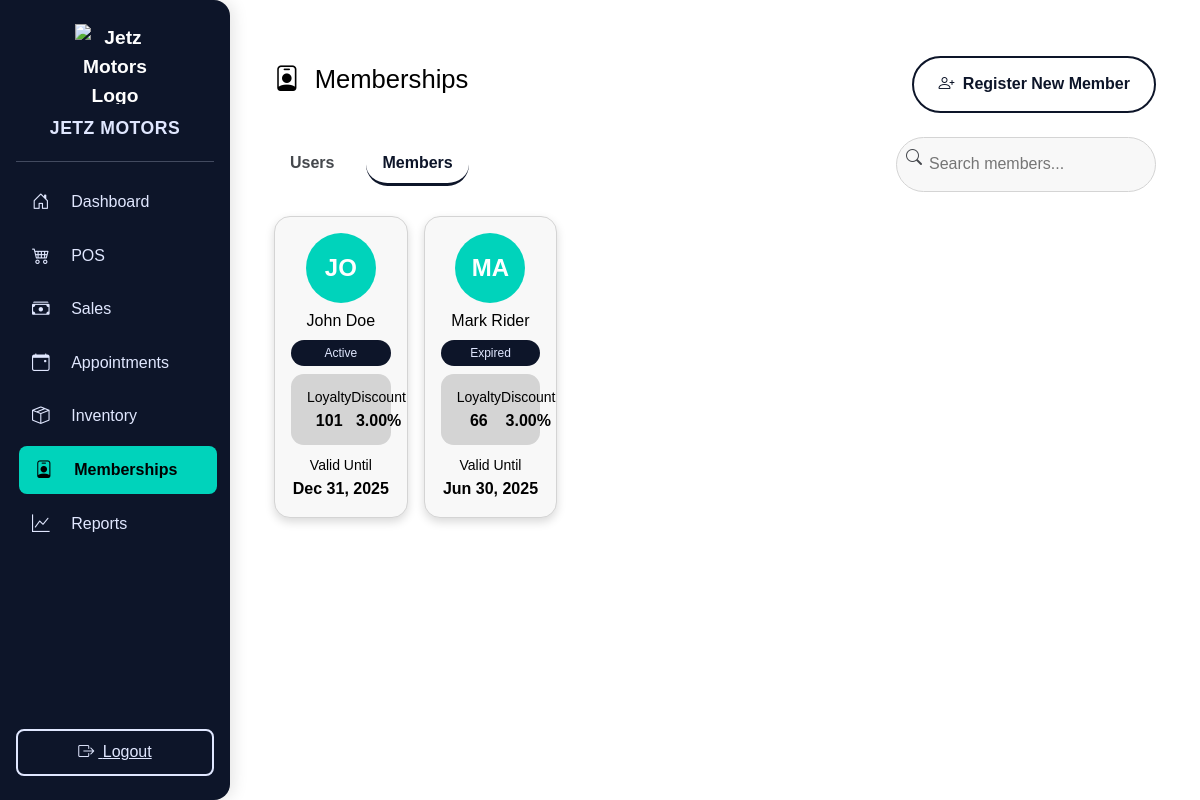
The page /admin/index.php?page=memberships (signed in) on the database its author committed.
### tables this page shows
CREATE TABLE `memberships` (
  `id` int(11) NOT NULL,
  `user_id` int(11) NOT NULL,
  `membership_id` varchar(50) NOT NULL,
  `discount_rate` decimal(5,2) DEFAULT 3.00,
  `start_date` date NOT NULL,
  `end_date` date NOT NULL,
  `status` enum('Active','Expired') DEFAULT 'Active',
  `created_at` timestamp NOT NULL DEFAULT current_timestamp()
);

CREATE TABLE `users` (
  `id` int(11) NOT NULL,
  `first_name` varchar(50) DEFAULT NULL,
  `middle_initial` char(1) DEFAULT NULL,
  `last_name` varchar(50) DEFAULT NULL,
  `suffix` varchar(10) DEFAULT NULL,
  `name` varchar(100) NOT NULL,
  `email` varchar(100) DEFAULT NULL,
  `phone` varchar(20) DEFAULT NULL,
  `address` text DEFAULT NULL,
  `password` varchar(255) NOT NULL,
  `is_member` tinyint(1) DEFAULT 0,
  `member_until` date DEFAULT NULL,
  `created_at` timestamp NOT NULL DEFAULT current_timestamp()
);

### lib/functions.php (called while the page is built, shortened)
<?php
function sanitize($val)
{
    return htmlspecialchars((string) $val, ENT_QUOTES, 'UTF-8');
}

### admin/pages/memberships.php (the view, shortened to what this page needs)
<?php
require_once "../config/db.php";
require_once "../lib/functions.php";
$stmt = $pdo->query("
  SELECT u.*, m.discount_rate, m.status, m.start_date, m.end_date
  FROM users u
  LEFT JOIN memberships m ON u.id = m.user_id
  WHERE u.is_member = 1
  ORDER BY m.end_date DESC
");
$members = $stmt->fetchAll(PDO::FETCH_ASSOC);
?>
<!DOCTYPE html>
<html lang="en">
<head>
  <link rel="stylesheet" href="../../assets/css/app.css">
  <link href="https://cdn.jsdelivr.net/npm/bootstrap-icons@1.11.3/font/bootstrap-icons.css" rel="stylesheet">
</head>
<body>
<div class="container-fluid py-4">
  <div class="page-header">
    <h3><i class="bi bi-person-badge me-2"></i> Memberships</h3>
    <button class="btn-outline-primary" data-bs-toggle="modal" data-bs-target="#registerMemberModal">
      <i class="bi bi-person-plus me-1"></i> Register New Member
    </button>
  </div>
  <div class="top-controls">
    <div class="tab-controls">
      <button id="tabUsers" class="tab-btn">Users</button>
      <button id="tabMembers" class="tab-btn active">Members</button>
    </div>
    <div class="search-box">
      <i class="bi bi-search"></i>
      <input type="text" id="searchInput" placeholder="Search members...">
    </div>
  </div>
  <div id="memberContainer" class="row g-3">
    <?php foreach ($members as $m): ?>
      <?php
        $name = sanitize($m['name']);
        $initials = strtoupper(substr($name, 0, 2));
        $status = $m['status'] ?? 'Active';
        $end_date = $m['end_date'] ? date("M d, Y", strtotime($m['end_date'])) : 'N/A';
        $loyaltyPoints = rand(20, 400);
        $discountAvailed = number_format($m['discount_rate'] ?? 3, 2) . "%";
      ?>
      <div class="col-xl-2 col-lg-3 col-md-4 col-sm-6 member-card-container" data-name="<?= strtolower($name) ?>">
        <div class="card member-card text-center p-3">
          <div class="member-avatar mb-2"><?= $initials ?></div>
          <h6 class="mb-1"><?= $name ?></h6>
          <span class="badge-member"><?= $status ?></span>
          <div class="stats-card mt-2">
            <div>
              <small>Loyalty</small><br>
              <strong><?= $loyaltyPoints ?></strong>
            </div>
            <div>
              <small>Discount</small><br>
              <strong><?= $discountAvailed ?></strong>
            </div>
          </div>
          <div class="mt-2">
            <small>Valid Until</small><br>
            <strong><?= $end_date ?></strong>
          </div>
        </div>
      </div>
    <?php endforeach; ?>
  </div>
</div>
</body>
</html>

### assets/css/app.css (style rules this page uses)
:root { --font-primary: 'Poppins', sans-serif; --font-secondary: 'Hind', sans-serif; --font-tertiary: 'Switzer', sans-serif; }
:root { --color-base-100: oklch(100% 0 0); --color-base-200: oklch(98% 0 0); --color-base-300: oklch(87% 0 0); --color-base-content: oklch(0% 0 0); --color-primary: oklch(20% 0.042 265.755); --color-primary-content: oklch(93% 0.034 272.788); --color-secondary: oklch(40% 0.01 260); --color-accent: oklch(77% 0.152 181.912); --color-neutral: oklch(14% 0.005 285.823); --color-info: oklch(74% 0.16 232.661); --color-success: oklch(76% 0.177 163.223); --color-warning: oklch(82% 0.189 84.429); --color-error: oklch(61.294% 0.25154 29.223); --radius-selector: 0.5rem; --radius-field: 0.25rem; --radius-box: 0.5rem; }
body { font-family: var(--font-secondary); background-color: var(--color-base-100); color: var(--color-base-content); transition: background-color 0.3s, color 0.3s; }
.card { background-color: var(--color-base-200); border-radius: var(--radius-box); padding: 1rem; color: var(--color-base-content); box-shadow: 0 4px 10px rgba(0,0,0,0.15); }
html { font-size: clamp(14px, 1.5vw, 16px); scroll-behavior: smooth; }
h1, h2, h3, h4, h5, h6 { font-family: var(--font-primary, 'Poppins', sans-serif); line-height: 1.2; margin-bottom: 0.6rem; }
h3 { font-size: clamp(1.2rem, 2.5vw, 1.6rem); }
p, span, a, li, label, input, button { font-size: clamp(0.85rem, 2vw, 1rem); }
button, .btn { font-size: clamp(0.85rem, 2vw, 1rem); padding: clamp(0.5rem, 1.5vw, 0.9rem) clamp(1rem, 3vw, 1.5rem); border-radius: 50px; transition: all 0.3s ease; }
input, select, textarea { font-size: clamp(0.85rem, 2vw, 1rem); padding: clamp(0.6rem, 1.5vw, 0.9rem) clamp(1rem, 2vw, 1.2rem); border-radius: 8px; }

### admin/partials/header.php (style rules this page uses)
body { font-family: "Segoe UI", sans-serif; background: #f8f9fa; }

### admin/pages/memberships.php (style rules this page uses)
.page-header { display: flex; justify-content: space-between; align-items: center; margin-bottom: 1.5rem; }
.btn-outline-primary { background: transparent; color: var(--color-primary); border: 2px solid var(--color-primary); font-weight: 600; transition: all 0.2s ease; }
.top-controls { display: flex; justify-content: space-between; align-items: center; flex-wrap: wrap; margin-bottom: 1.5rem; }
.tab-controls { display: flex; gap: 1rem; align-items: center; }
.tab-btn { background: none; border: none; font-family: var(--font-primary); font-weight: 600; cursor: pointer; padding: 0.5rem 1rem; border-bottom: 3px solid transparent; transition: 0.2s; color: var(--color-secondary); }
.tab-btn.active { color: var(--color-primary); border-bottom: 3px solid var(--color-primary); }
.search-box { position: relative; }
.search-box input { padding-left: 2rem; border-radius: 30px; border: 1px solid var(--color-base-300); width: 260px; background: var(--color-base-200); }
.search-box i { position: absolute; left: 10px; top: 9px; color: var(--color-secondary); }
.member-card { border-radius: 1rem; transition: transform 0.2s ease, box-shadow 0.3s ease; border: 1px solid var(--color-base-300); background: var(--color-base-200); }
.member-avatar { width: 70px; height: 70px; border-radius: 50%; background: var(--color-accent); display: flex; align-items: center; justify-content: center; color: white; font-weight: bold; font-size: 24px; margin: 0 auto; }
.badge-member { background: var(--color-primary); color: var(--color-primary-content); font-size: 0.75rem; border-radius: 30px; padding: 0.25rem 0.75rem; margin-top: 0.4rem; }
.stats-card { background: var(--color-base-300); border-radius: 0.8rem; display: flex; justify-content: space-between; padding: 0.7rem 1rem; margin-top: 0.8rem; }

### rows shown on the page
memberships: user.name "JO", user.name "John Doe", status "Active", discount_rate "3.00%", end_date "Dec 31, 2025"
memberships: user.name "MA", user.name "Mark Rider", status "Expired", discount_rate "3.00%", end_date "Jun 30, 2025"
